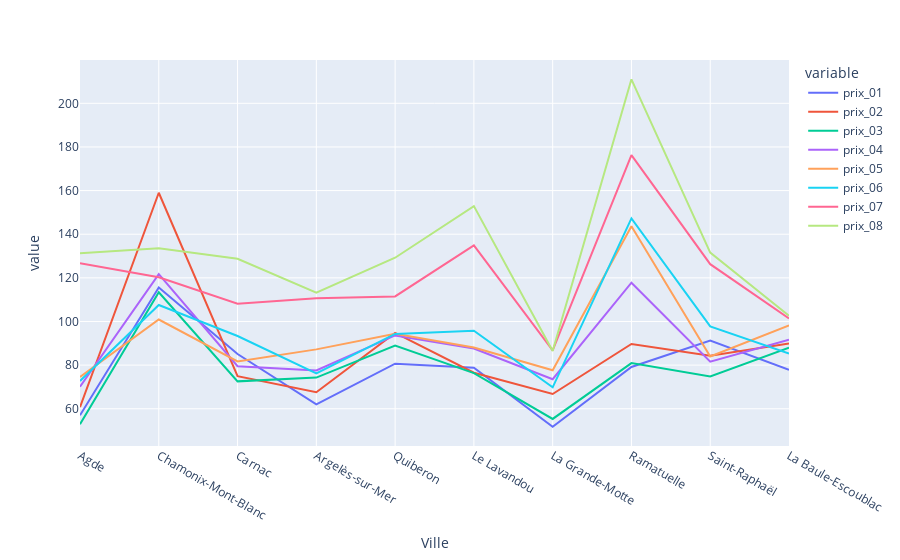

This figure's notebook cell:
### Code cell
fig = px.line(
    villes, 
    x = 'Ville',
    y = ["prix_01","prix_02","prix_03","prix_04","prix_05","prix_06","prix_07","prix_08"]
)

fig.show()

### Figure 1 — Plotly figure (JSON) as saved in the notebook; plotly's stock layout.template omitted (floating-point values rounded to 4 significant figures)
{"data": [{"hovertemplate": "variable=prix_01<br>Ville=%{x}<br>value=%{y}<extra></extra>", "legendgroup": "prix_01", "line": {"color": "#636efa", "dash": "solid"}, "marker": {"symbol": "circle"}, "mode": "lines", "name": "prix_01", "orientation": "v", "showlegend": true, "type": "scatter", "x": ["Agde", "Chamonix-Mont-Blanc", "Carnac", "Argelès-sur-Mer", "Quiberon", "Le Lavandou", "La Grande-Motte", "Ramatuelle", "Saint-Raphaël", "La Baule-Escoublac"], "xaxis": "x", "y": [57, 115.6, 85.11, 62, 80.67, 78.83, 51.78, 79.17, 91.28, 77.83], "yaxis": "y"}, {"hovertemplate": "variable=prix_02<br>Ville=%{x}<br>value=%{y}<extra></extra>", "legendgroup": "prix_02", "line": {"color": "#EF553B", "dash": "solid"}, "marker": {"symbol": "circle"}, "mode": "lines", "name": "prix_02", "orientation": "v", "showlegend": true, "type": "scatter", "x": ["Agde", "Chamonix-Mont-Blanc", "Carnac", "Argelès-sur-Mer", "Quiberon", "Le Lavandou", "La Grande-Motte", "Ramatuelle", "Saint-Raphaël", "La Baule-Escoublac"], "xaxis": "x", "y": [60.78, 159, 74.94, 67.56, 94.78, 76.5, 66.78, 89.67, 84.33, 89.94], "yaxis": "y"}, {"hovertemplate": "variable=prix_03<br>Ville=%{x}<br>value=%{y}<extra></extra>", "legendgroup": "prix_03", "line": {"color": "#00cc96", "dash": "solid"}, "marker": {"symbol": "circle"}, "mode": "lines", "name": "prix_03", "orientation": "v", "showlegend": true, "type": "scatter", "x": ["Agde", "Chamonix-Mont-Blanc", "Carnac", "Argelès-sur-Mer", "Quiberon", "Le Lavandou", "La Grande-Motte", "Ramatuelle", "Saint-Raphaël", "La Baule-Escoublac"], "xaxis": "x", "y": [52.94, 113.4, 72.56, 74.28, 88.94, 76.33, 55.33, 80.94, 74.83, 88], "yaxis": "y"}, {"hovertemplate": "variable=prix_04<br>Ville=%{x}<br>value=%{y}<extra></extra>", "legendgroup": "prix_04", "line": {"color": "#ab63fa", "dash": "solid"}, "marker": {"symbol": "circle"}, "mode": "lines", "name": "prix_04", "orientation": "v", "showlegend": true, "type": "scatter", "x": ["Agde", "Chamonix-Mont-Blanc", "Carnac", "Argelès-sur-Mer", "Quiberon", "Le Lavandou", "La Grande-Motte", "Ramatuelle", "Saint-Raphaël", "La Baule-Escoublac"], "xaxis": "x", "y": [70.11, 121.7, 79.5, 77.56, 93.61, 87.61, 73.56, 117.8, 81.61, 91.61], "yaxis": "y"}, {"hovertemplate": "variable=prix_05<br>Ville=%{x}<br>value=%{y}<extra></extra>", "legendgroup": "prix_05", "line": {"color": "#FFA15A", "dash": "solid"}, "marker": {"symbol": "circle"}, "mode": "lines", "name": "prix_05", "orientation": "v", "showlegend": true, "type": "scatter", "x": ["Agde", "Chamonix-Mont-Blanc", "Carnac", "Argelès-sur-Mer", "Quiberon", "Le Lavandou", "La Grande-Motte", "Ramatuelle", "Saint-Raphaël", "La Baule-Escoublac"], "xaxis": "x", "y": [74.56, 100.9, 81.72, 87.22, 94.39, 88.11, 77.67, 143.7, 83.94, 98.22], "yaxis": "y"}, {"hovertemplate": "variable=prix_06<br>Ville=%{x}<br>value=%{y}<extra></extra>", "legendgroup": "prix_06", "line": {"color": "#19d3f3", "dash": "solid"}, "marker": {"symbol": "circle"}, "mode": "lines", "name": "prix_06", "orientation": "v", "showlegend": true, "type": "scatter", "x": ["Agde", "Chamonix-Mont-Blanc", "Carnac", "Argelès-sur-Mer", "Quiberon", "Le Lavandou", "La Grande-Motte", "Ramatuelle", "Saint-Raphaël", "La Baule-Escoublac"], "xaxis": "x", "y": [72.72, 107.6, 93.33, 76.22, 94.28, 95.78, 69.83, 147.2, 97.72, 85.33], "yaxis": "y"}, {"hovertemplate": "variable=prix_07<br>Ville=%{x}<br>value=%{y}<extra></extra>", "legendgroup": "prix_07", "line": {"color": "#FF6692", "dash": "solid"}, "marker": {"symbol": "circle"}, "mode": "lines", "name": "prix_07", "orientation": "v", "showlegend": true, "type": "scatter", "x": ["Agde", "Chamonix-Mont-Blanc", "Carnac", "Argelès-sur-Mer", "Quiberon", "Le Lavandou", "La Grande-Motte", "Ramatuelle", "Saint-Raphaël", "La Baule-Escoublac"], "xaxis": "x", "y": [126.7, 120.3, 108.1, 110.7, 111.5, 134.9, 86.78, 176.2, 126.3, 101.4], "yaxis": "y"}, {"hovertemplate": "variable=prix_08<br>Ville=%{x}<br>value=%{y}<extra></extra>", "legendgroup": "prix_08", "line": {"color": "#B6E880", "dash": "solid"}, "marker": {"symbol": "circle"}, "mode": "lines", "name": "prix_08", "orientation": "v", "showlegend": true, "type": "scatter", "x": ["Agde", "Chamonix-Mont-Blanc", "Carnac", "Argelès-sur-Mer", "Quiberon", "Le Lavandou", "La Grande-Motte", "Ramatuelle", "Saint-Raphaël", "La Baule-Escoublac"], "xaxis": "x", "y": [131.2, 133.6, 128.7, 113.2, 129.2, 152.9, 86.44, 211, 131.6, 102.6], "yaxis": "y"}], "layout": {"legend": {"title": {"text": "variable"}, "tracegroupgap": 0}, "margin": {"t": 60}, "xaxis": {"anchor": "y", "domain": [0, 1], "title": {"text": "Ville"}}, "yaxis": {"anchor": "x", "domain": [0, 1], "title": {"text": "value"}}}}
